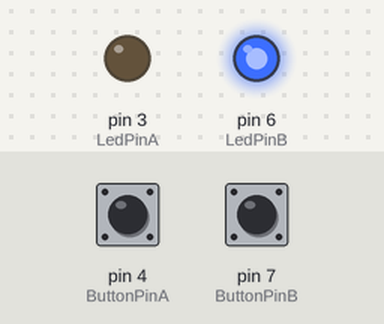
A sketch run on a simulated Arduino Uno, built with avr-gcc and run on an emulated ATmega328P. Shown: output pins drawn as LEDs (lit = HIGH). Inputs (shaded band) come from the test bench; at power-on: pin 4 (ButtonPinA) HIGH, pin 7 (ButtonPinB) HIGH.

Above: at 0.1 s.
Timing chart, 0 to 1.6 s (numbered marks = the images above):
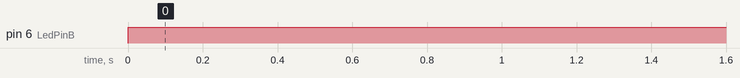

Measured:
- by itself, pin 6 (LedPinB): LOW → HIGH at 0.00 s

The sketch:

switch_light_module.ino
```cpp
//2018.6.27
int LedPinA = 3;
int LedPinB = 6;
int ButtonPinA = 4;
int ButtonPinB = 7;
int buttonStateA = 0;
int buttonStateB = 0;
int brightness = 0;
void setup ()
{
pinMode (LedPinA, OUTPUT);
pinMode (LedPinB, OUTPUT);
pinMode (ButtonPinA, INPUT);
pinMode (ButtonPinB, INPUT);
}
void loop ()
{
buttonStateA = digitalRead (ButtonPinA);
if (buttonStateA == LOW &&brightness!= 255)
{
brightness=brightness+5;
}
analogWrite (LedPinA, brightness);
analogWrite (LedPinB, 255-brightness);
delay (200);
buttonStateB = digitalRead (ButtonPinB);
if (buttonStateB == LOW &&brightness>= 255)
{
brightness=0;
analogWrite (LedPinA, brightness);
analogWrite (LedPinB, 255-brightness);
delay (1000);
}
}
```
